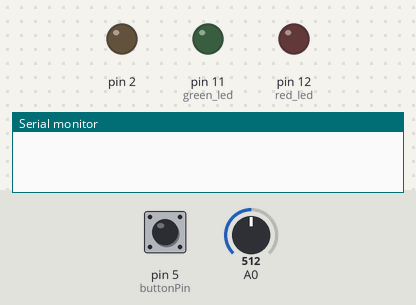
Bench run of a sketch on a simulated Arduino Uno, built with avr-gcc and run on an emulated ATmega328P. Shown: output pins drawn as LEDs (lit = HIGH), the last lines printed to the serial monitor. Inputs (shaded band) come from the test bench; at power-on: pin 5 (buttonPin) LOW, A0 = 512.

Above: at 1.2 s.
1.3 s: pin 5 (buttonPin) pulled HIGH for 1 s
At 1.8 s:
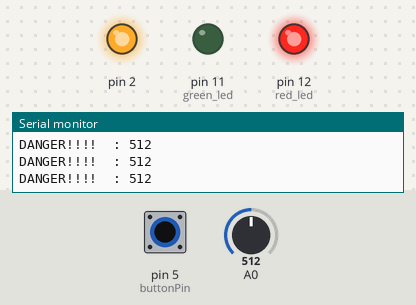
4.3 s: pin 5 (buttonPin) pulled HIGH for 3.2 s
At 8.3 s:
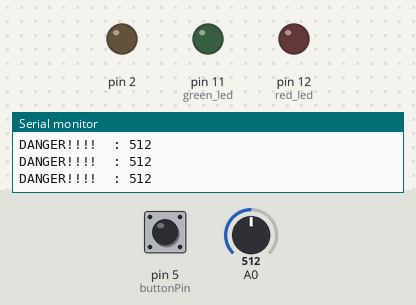
Timing chart, 0 to 9.8 s (numbered marks = the images above; inputs shaded):
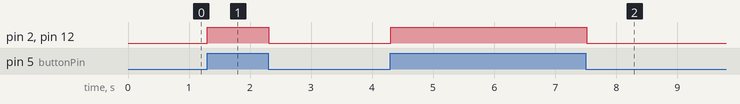

The sketch:

testgas.ino
```cpp
/*********TACHLOG powered********
*********www.troncart.com*******
**electronics components online**
***********Gas Sensor**************
***********29-07-2019**************
*/
 const int buttonPin = 5;
int red_led = 12;
int green_led = 11;
int sensorThres = 400;


void setup()
  {
    pinMode(2,OUTPUT);
    pinMode(buttonPin, INPUT);
    pinMode(red_led,OUTPUT);
    pinMode(green_led,OUTPUT);
    Serial.begin(9600);
}

void loop()
{

  if(digitalRead(buttonPin)==HIGH)
    {
      digitalWrite(2,HIGH);
      int val = analogRead(A0);
      if (val > sensorThres)
       {
          digitalWrite(red_led, HIGH);
          digitalWrite(green_led, LOW);
          Serial.print("DANGER!!!!  : ");
          Serial.println(val);
          delay(100);
        }

        else
          {
           digitalWrite(red_led, LOW);
           digitalWrite(green_led, HIGH);
           Serial.print("NO Leakage  : ");
           Serial.println(val);
           delay(100);
           }

    digitalWrite(2,LOW);
    }
   else
     {
      digitalWrite(red_led,LOW);
      digitalWrite(green_led,LOW);
      delay(100);
     }
}
```

Measured:
- after the input at 1.3 s, pin 2, pin 12 (red_led): LOW → HIGH at once, → LOW 1.0 s later
- after the input at 4.3 s, pin 2, pin 12 (red_led): LOW → HIGH at once, → LOW 3.2 s later
